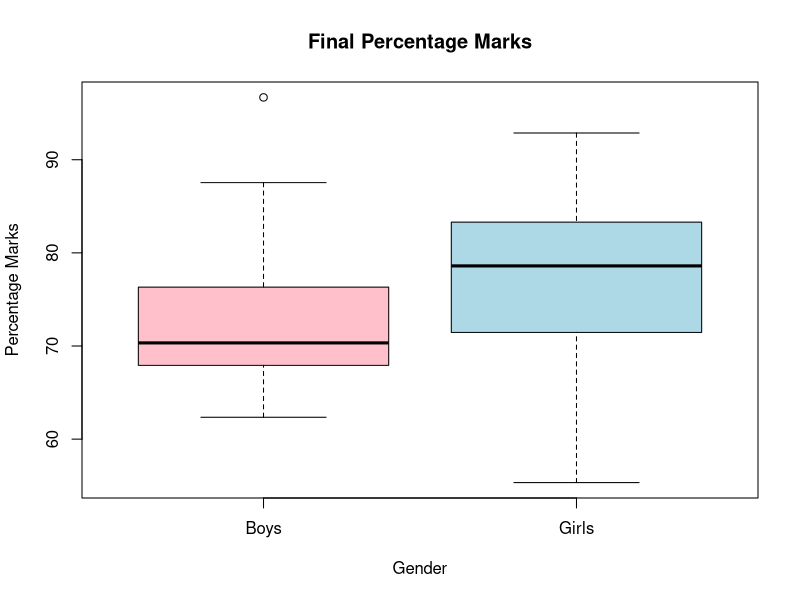

Reproduce this figure in R.
# The marks of a class of 50 students are recorded as the final percentage of marks. Assuming 
# that the percentage data is normally distributed. In addition, gender data is also stored. Create 
# the data for the class and draw side by side box plot of Girls and Boys marks. Explain the 
# output of the boxplots

# Step 1: Set the seed for reproducibility
set.seed(123)

# Step 2: Generate sample data for marks assuming normal distribution
final_percentage <- rnorm(50, mean = 75, sd = 10)  # Mean = 75, Standard deviation = 10

# Step 3: Generate random data for gender
gender <- sample(c("Boys", "Girls"), size = 50, replace = TRUE)

# Step 4: Create a data frame to store the class data
class_data <- data.frame(Gender = gender, Marks = final_percentage)

# Step 5: Draw side by side box plot of Girls and Boys marks
boxplot(Marks ~ Gender, data = class_data, col = c("pink", "lightblue"), main = "Final Percentage Marks", xlab = "Gender", ylab = "Percentage Marks")
